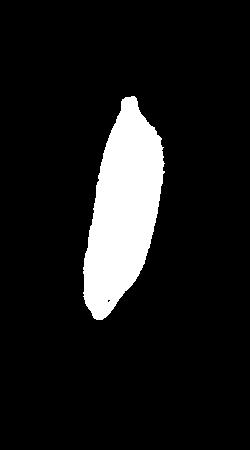
%> input picture biner.jpg, 250 x 450 px
$ octave tesconvex_execute.m   (GNU Octave 9; MATLAB toolbox functions it lacks are replaced by stand-ins)
%> lines starting %> are read from the running program, lines starting %| are printed output that depends on the picture; in (x1, y1, x2, y2) boxes, pixels count from 0 and x2, y2 are one past the last pixel; in counts of white or black regions, pixels touching at a corner belong together; the program's own positions count from 1
### source code/tesconvex.m
function [] = tesconvex(berkas)
% TESCONVEX Digunakan untuk membuat convex hull
% pada objek.
% Masukan: Nama berkas yang berisi objek biner.
Img = im2bw(imread(berkas), 0.5);
%> Img: size 450x250 logical; 10.1% white; 1 white region, box (x1, y1, x2, y2) and area: (83, 96, 165, 320) 11326
Kontur = inbound_tracing(Img);
K = convexhull(Kontur);
X = K(:,2);
Y = K(:,1);
X = [X; X(1)]; % Tambahkan elemen pertama di akhir
Y = [Y; Y(1)]; % Tambahkan elemen pertama di akhir
imshow(1-Img);
hold on;
plot(X, Y, 'r');
hold off;

### source code/inbound_tracing.m
function [Kontur] = inbound_tracing(BW)
% INBOUND_TRACING Memperoleh kontur yang telah terurutkan
% dengan menggunakan algoritma pelacakan kontur Moore
[jum_baris, jum_kolom] = size(BW);
%> jum_baris = 450; jum_kolom = 250
% Peroleh piksel awal
selesai = false;
for p = 1 : jum_baris
 for q = 1 : jum_kolom
 if BW(p, q) == 1
 b0.y = p;
 b0.x = q;

 selesai = true;
 break;
 end
 end

 if selesai
 break;
 end
end
%> after the loop, b0 = {y 97, x 132}; b0.x = 132; b0.y = 97; selesai = true
c0 = 4; % Arah barat
% Periksa 8 tetangga dan cari piksel pertama yang bernilai 1
for p = 1 : 8
 [dy, dx] = delta_piksel(c0);
 if BW(b0.y + dy, b0.x + dx) == 1
 b1.y = b0.y + dy;
 b1.x = b0.x + dx;

 c1 = sebelum(c0);
 break;
 else
 c0 = berikut(c0);
 end
end
%> this loop made 5 passes
%> (b1.y, b1.x) on pass 5: (97, 133)
%> after the loop, b1 = {y 97, x 133}; c0 = 0; c1 = 2
Kontur=[];
Kontur(1, 1) = b0.y;
Kontur(1, 2) = b0.x;
Kontur(2, 1) = b1.y;
Kontur(2, 2) = b1.x;
%Kontur
n = 2; % Jumlah piksel dalam kontur
b = b1;
%> b = {y 97, x 133}
c = c1;
%> c = 2
% Ulang sampai berakhir
while true
 for p = 1 : 8
 [dy, dx] = delta_piksel(c);
 if BW(b.y + dy, b.x + dx) == 1
 b.y = b.y + dy;
 b.x = b.x + dx;

 c = sebelum(c);

 n = n + 1;
 Kontur(n, 1) = b.y;
 Kontur(n, 2) = b.x;

 break;
 else
 c = berikut(c);
end
end

 % Kondisi pengakhir pengulangan
 if (b.y == b0.y) && (b.x == b0.x)
 break;
 end
end
%> after the loop, Kontur = 471 rows, first 12: [97 132; 97 133; 97 134; 97 135; 98 136; 99 137; 100 137; 101 137; 102 138; 103 138; 104 138; 105 138]; b = {y 97, x 132}; b.x = 132; b.y = 97; c = 4; n = 471
return
function [b] = berikut(x)
if x == 0
 b = 7;
else
 b = x - 1;
end
function [s] = sebelum(x)
if x == 7
 s = 0;
else
 s = x + 1;
end
if s < 2
 s = 2;
elseif s < 4
 s = 4;
elseif s < 6
 s = 6;
else
 s = 0;
end
function [dy, dx] = delta_piksel(id)
if id == 0
 dx = 1; dy = 0;
elseif id == 1
 dx = 1; dy = -1;
elseif id == 2
 dx = 0; dy = -1;
elseif id == 3
 dx = -1; dy = -1;
elseif id == 4
 dx = -1; dy = 0;
elseif id == 5
 dx = -1; dy = 1;
elseif id == 6
 dx = 0; dy = 1;
elseif id == 7
 dx = 1; dy = 1;
end

### source code/convexhull.m
function [CH] = convexhull2(Kontur)
% CONVEXHULL Digunakan untuk mendapatkan convex hull
% dari suatu objek menggunakan metode 'Graham Scan'.
% Masukan: Kontur = kontur objek, yamg berdimensi dua
% dengan kolom pertama berisi data Y dan
% kolom kedua berisi data X.
% Keluaran: CH = Convex hull
jum = length(Kontur);
%> jum = 471
% Cari titik jangkar atau pivot
terkecil = 1;
for i=2 : jum
 if Kontur(i,1) == Kontur(terkecil, 1)
 if Kontur(i,2) < Kontur(terkecil, 2)
   terkecil = i;
 else
 if Kontur(i,1) < Kontur(terkecil, 1)
 terkecil = i;
 end
 end
 end
end
%> after the loop, terkecil = 1
% Susun data dengan menyertakan sudut dan panjang,
% kecuali titik dengan posisi = terkecil
indeks = 0;
for i=1 : jum
 if i == terkecil
 continue;
 end

 indeks = indeks + 1;
 Piksel(indeks).y = Kontur(i, 1);
 Piksel(indeks).x = Kontur(i, 2);
 Piksel(indeks).sudut = sudut(Kontur(terkecil,:), ...
 Kontur(i,:));
 Piksel(indeks).jarak = jarak(Kontur(terkecil,:), ...
 Kontur(i,:));
end
%> after the loop, Piksel = 470 items; first 5, y, x, sudut and jarak: 97 133 0 1, 97 134 0 4, 97 135 0 9, 98 136 0.245 17, 99 137 0.381 29; indeks = 470
jum_piksel = indeks;
%> jum_piksel = 470
% Lakukan pengurutan menurut sudut dan jarak
for p = 2: jum_piksel
 x = Piksel(p);
 % Sisipkan x ke dalam data[1..p-1]
 q = p - 1;
 ketemu = 0;
 while ((q >= 1) && (~ketemu))
 if x.sudut < Piksel(q).sudut
 Piksel(q+1) = Piksel(q);
 q = q - 1;
 else
 ketemu = 1;
 end
 Piksel(q+1) = x;
 end
end
%> this loop made 469 passes
%> x on passes 1 to 3: {y 97, x 134, sudut 0, jarak 4}, {y 97, x 135, sudut 0, jarak 9}, {y 98, x 136, sudut 0.245, jarak 17}
%> after the loop, Piksel = 470 items; first 5, y, x, sudut and jarak: 97 133 0 1, 97 134 0 4, 97 135 0 9, 97 132 0 0, 98 136 0.245 17
% Kalau ada sejumlah piksel dengan nilai sudut sama
% maka hanya yang jaraknya terbesar yang akan
% dipertahankan
Piksel = unik(Piksel);
jum_piksel = length(Piksel);
% Siapkan tumpukan
H = [];
top = 0;
% Proses pemindaian
% Mula-mula sisipkan dua titik
top = top + 1;
H(top).y = Kontur(terkecil, 1);
H(top).x = Kontur(terkecil, 2);
top = top + 1;
H(top).y = Piksel(1).y;
H(top).x = Piksel(1).x;
i=2;
while i <= jum_piksel
 titik.x = Piksel(i).x;
 titik.y = Piksel(i).y;
 % Ambil dua data pertama pada tumpukan H
 % tanpa membuangnya

 A.x = H(top).x;
 A.y = H(top).y;

 B.x = H(top-1).x;
 B.y = H(top-1).y;

 if berputar_ke_kanan(A, B, titik)
 % Pop data pada tumpukan H
 top = top - 1;
 else
 % Tumpuk titik ke tumpukan H
 top = top + 1;
 H(top).x = titik.x;
 H(top).y = titik.y;

 i=i+1;
 end
end
% Ambil data dari tumpukan H
C = [];
indeks = 0;
while top ~= 0
 indeks = indeks + 1;

 % Pop data dari tumpukan H
 C(indeks,2) = H(top).x;
 C(indeks,1) = H(top).y;
 top = top - 1;
end
% Balik urutannya
for i=1 : indeks
 CH(indeks+1-i,1) = C(i,1);
 CH(indeks+1-i,2) = C(i,2);
end
function [s] = sudut(T1, T2)
dy = T1(1,1)-T2(1,1);
dx = T1(1,2)-T2(1,2);
if dx == 0
  dx = 0.00000001;
end
s = atan(dy / dx);
if s < 0
 s = s + pi;
end
function [j] = jarak(T1, T2)
j = (T1(1,1)-T2(1,1))^2 + (T1(1,2)-T2(1,2))^2;

function [stat] = berputar_ke_kanan(p1, p2, p3)
 stat = ((p2.x - p1.x) * (p3.y - p1.y) - ...
 (p3.x - p1.x) * (p2.y - p1.y)) > 0;
function [P] = unik(Piksel)
jum = length(Piksel);
%> jum = 470
sudut = -1;
% Tandai jarak dengan -1
% kalau titik tidak terpakai
for i=1 : jum
 if sudut ~= Piksel(i).sudut
 sudut = Piksel(i).sudut;
 jarak = Piksel(i).jarak;
 else
 if jarak < Piksel(i).jarak
 Piksel(i).jarak = -1;
 end
 end
end
%> this loop made 470 passes
%> (sudut, jarak) on passes 1, 5, 6, 7, 8, 9, 10, 11, 12, 13, 14, 15: (0, 1), (0.245, 17), (0.381, 29), (0.54, 34), (0.675, 41), (0.695, 61), (0.785, 72), (0.862, 85), (0.927, 100), (0.932, 1490), (0.948, 1553), (0.951, 1850)
%> after the loop, Piksel = 470 items; first 5, y, x, sudut and jarak: 97 133 0 1, 97 134 0 -1, 97 135 0 -1, 97 132 0 0, 98 136 0.245 17; jarak = 37; sudut = 2.98
indeks = 0;
for i=1 : jum
 if Piksel(i).jarak ~= -1
 indeks = indeks + 1;
 P(indeks) = Piksel(i);
 end
end
%> after the loop, P = 458 items; first 5, y, x, sudut and jarak: 97 133 0 1, 97 132 0 0, 98 136 0.245 17, 99 137 0.381 29, 100 137 0.54 34; indeks = 458

### source code/tesconvex_execute.m
clc;
clear all;

pkg load image;

tesconvex('C:\Users\asus\Documents\SEMESTER 4\Pengolahan Citra\biner.jpg')
%> in convexhull2, `Piksel = unik(Piksel);`: Piksel has the same summary as P in unik
%> the loop in convexhull2, `while i <= jum_piksel` made 858 passes
%> (titik.x, titik.y, A.x, A.y, B.x, B.y, stat in berputar_ke_kanan, top) on passes 1 to 5: (132, 97, 133, 97, 132, 97, false, 3), (136, 98, 132, 97, 133, 97, true, 2), (136, 98, 133, 97, 132, 97, false, 3), (137, 99, 136, 98, 133, 97, false, 4), (137, 100, 137, 99, 136, 98, false, 5)
%> the loop in convexhull2, `while top ~= 0` made 58 passes
%> the loop in convexhull2, `for i=1 : indeks` made 58 passes
%> in tesconvex, `imshow(1-Img);`:
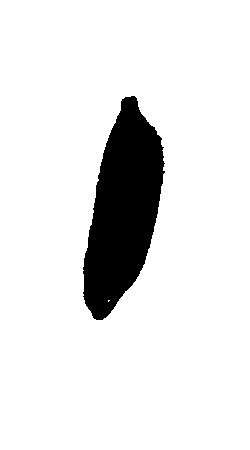
%> displayed picture: size 450x250, on the screen's scale of 0 to 255; 89.9% white; 1 black region, box (x1, y1, x2, y2) and area: (83, 96, 165, 320) 11326
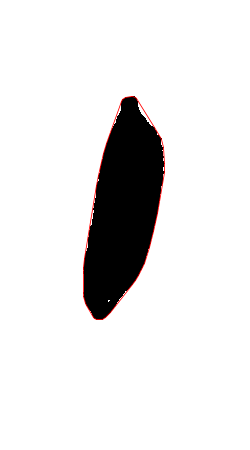
%> figure redrawn from the program's plot data
